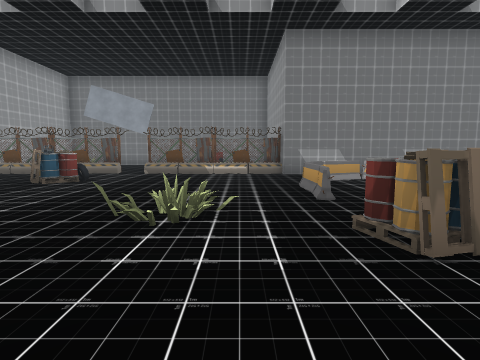
View 1 (above)

16 first-person views from a walk through a scene from a Unity 3-D project. The camera is 1.4 m above the floor, tilts 6° down and sees 80° across. The floor is counted in squares, 2 m on a side. Each view is taken from the middle of a square. On the plan, view 1 faces up. The plan holds only what a view shows up to about 10 squares ahead; the rest is blank. The player character is not drawn.

View 2
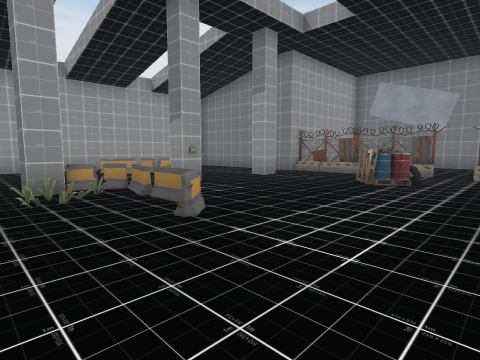

View 3
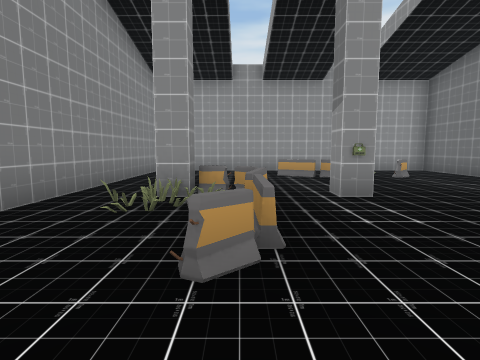

View 4
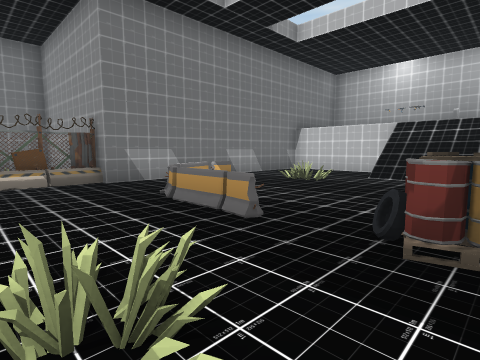

View 5
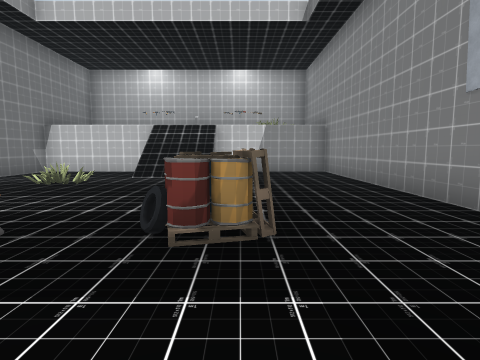

View 6
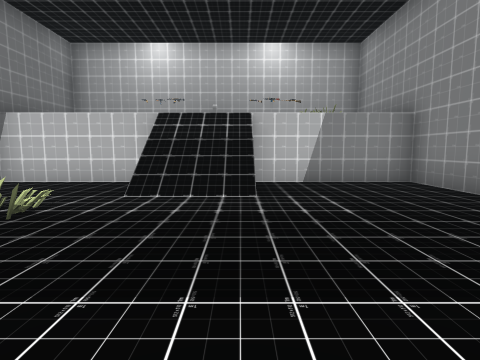

View 7
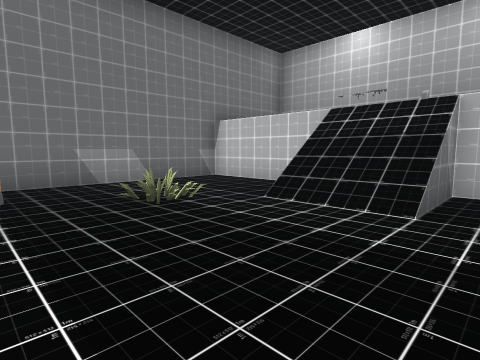

View 8
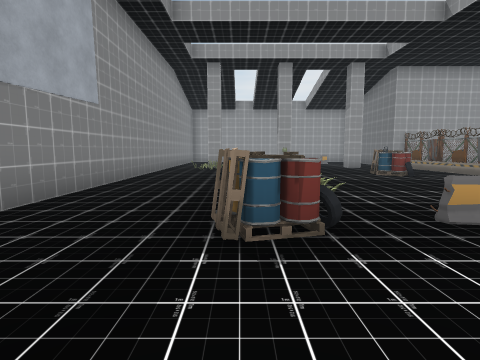

View 9
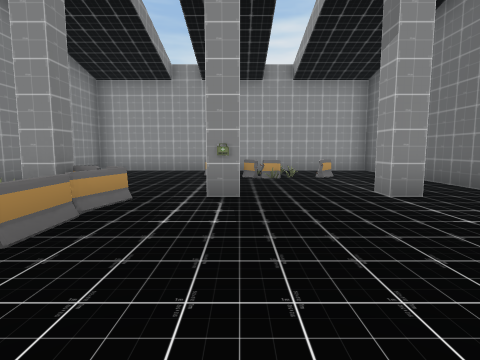

View 10
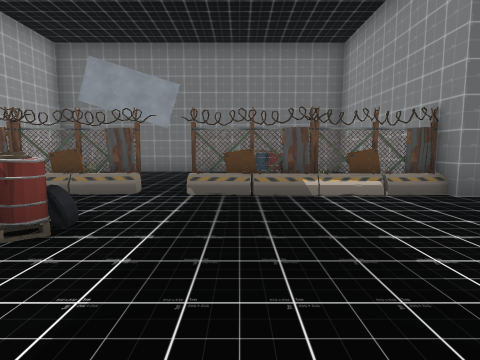

View 11
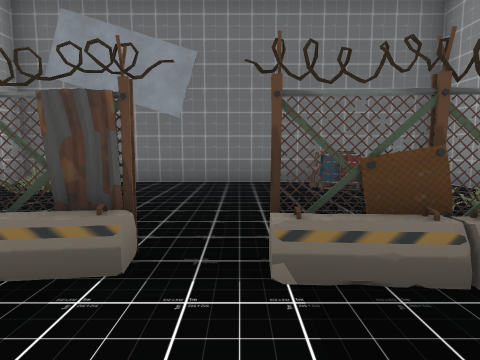

View 12
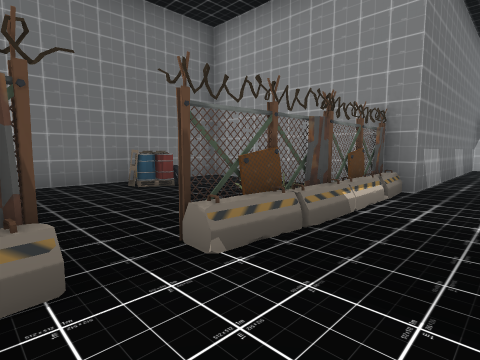

View 13
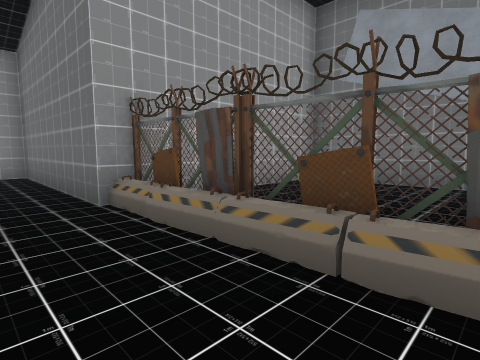

View 14
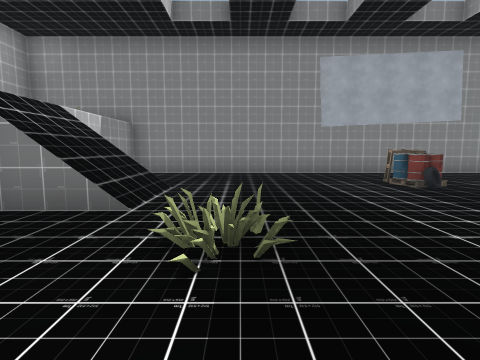

View 15
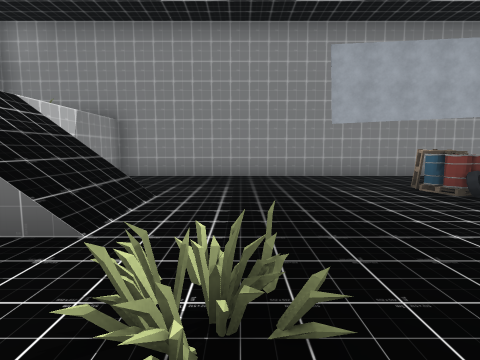

View 16
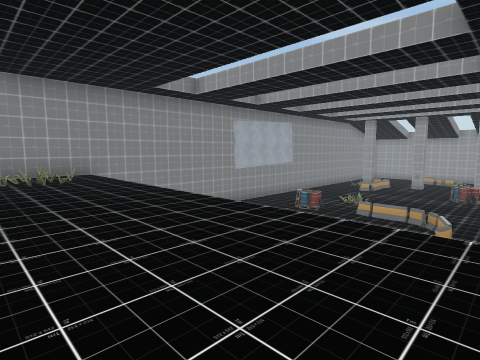

### Floor plan
Key: @ floor where view 1 was taken; # wall or solid block; . main floor; : floor 3 m higher than the main floor; / step, stairs or slope; = window, fence, low wall or low ledge; B barrier; A barrelstack.
Columns run from 13 left of view 1 to 12 right of it. Each row starts with its distance up from view 1.
 14       ##########
 13      #.........#
 12      #......A..#
 11      #.........#
 10      #.........#
  9 ######====.====##########
  8 #.....................:::#
  7 #..............BB.....:::#
  6 #..B..#..A....BB......:::#
  5 #.=B..........B.......:::#
  4 #.B..#........B.....//:::#
  3 #.B.................//:::#
  2 #.....BBB.....AA......:::#
  1 #.....##..............:::#
  0 #............@........:::#
 -1 #########################

Positions as (right, up) in squares from view 1, and headings:
1: (0, 0), facing up
2: (-2, 0), facing up-left
3: (-3, 2), facing left
4: (-1, 2), facing up-right
5: (-1, 2), facing right
6: (2, 3), facing right
7: (3, 2), facing up-right
8: (4, 2), facing left
9: (-3, 4), facing left
10: (-2, 4), facing up
11: (-3, 7), facing up
12: (-4, 7), facing up-right
13: (-4, 7), facing up-left
14: (5, 8), facing down
15: (5, 7), facing down
16: (11, 8), facing down-left
